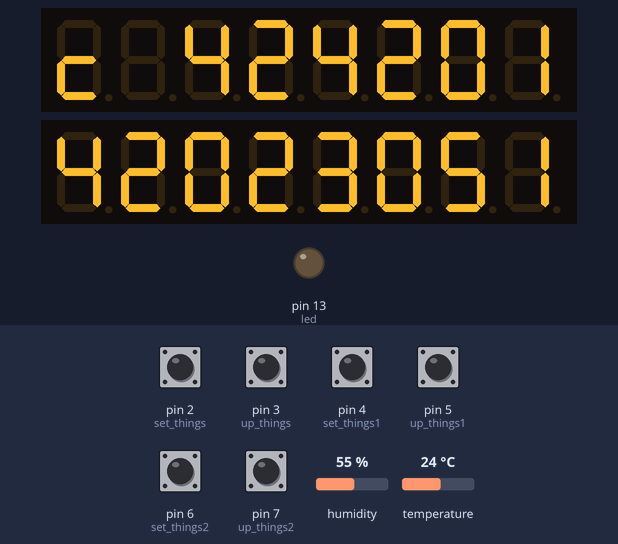
A sketch run on a simulated Arduino Uno, built with avr-gcc and run on an emulated ATmega328P. Shown: 2 × 8-digit seven-segment display, output pins drawn as LEDs (lit = HIGH). Dashed ring = blinking. The test bench sets the inputs (shaded band); at power-on: pin 2 (set_things), pin 3 (up_things), pin 4 (set_things1), pin 5 (up_things1), pin 6 (set_things2), pin 7 (up_things2) HIGH, temperature 24 °C, humidity 55 %. The local clock reads 2024-03-15 10:24:30 at power-on unless the sketch sets it.

Above: at 1.2 s.
1.3 s: temperature set to 12 °C
At 2.78 s:
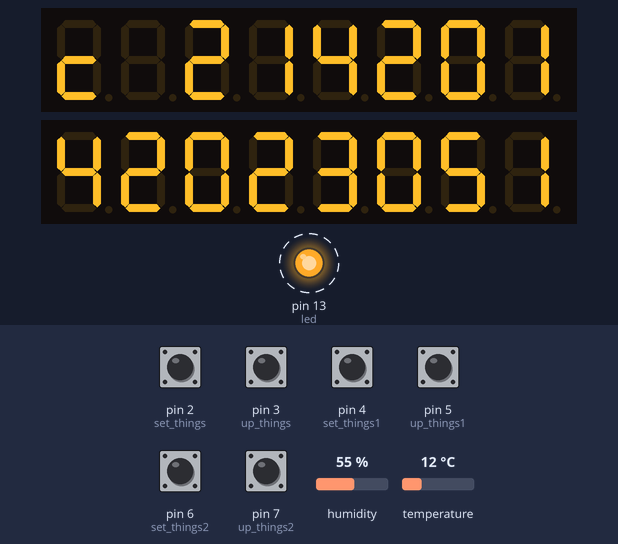
4.0 s: pin 2 (set_things) pulled LOW for 0.15 s
At 5.9 s:
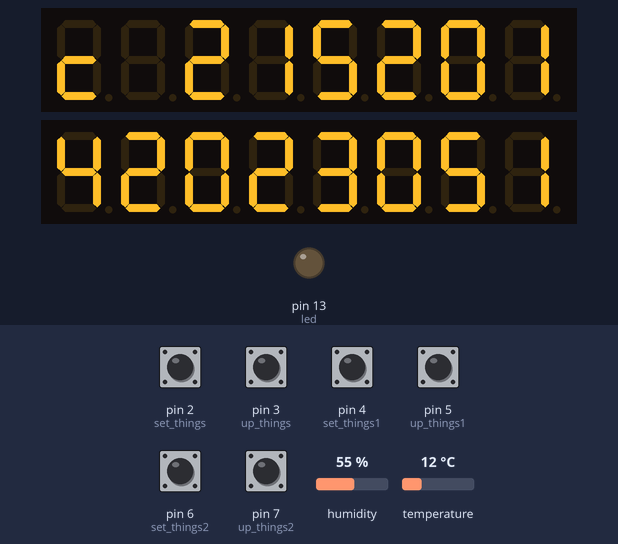
6.5 s: pin 3 (up_things) pulled LOW for 0.15 s
At 8.4 s:
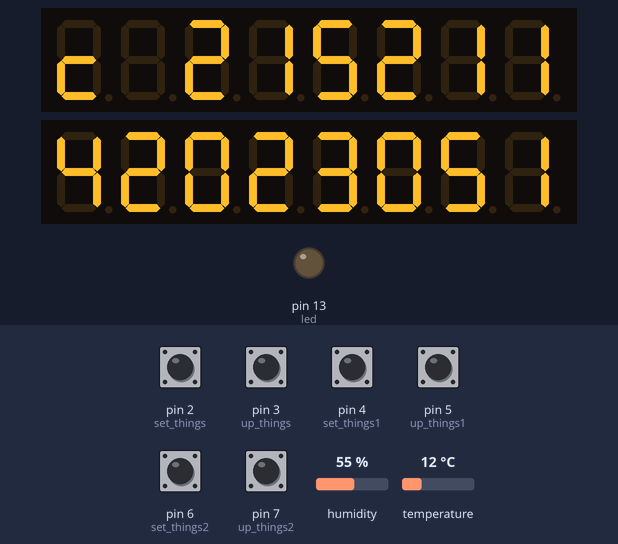
9.0 s: pin 4 (set_things1) pulled LOW for 0.15 s
At 10.9 s:
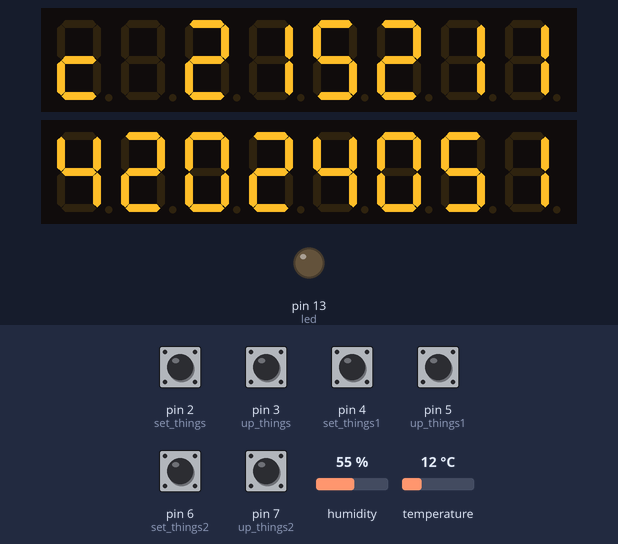
11.5 s: pin 5 (up_things1) pulled LOW for 0.15 s
At 12.8 s:
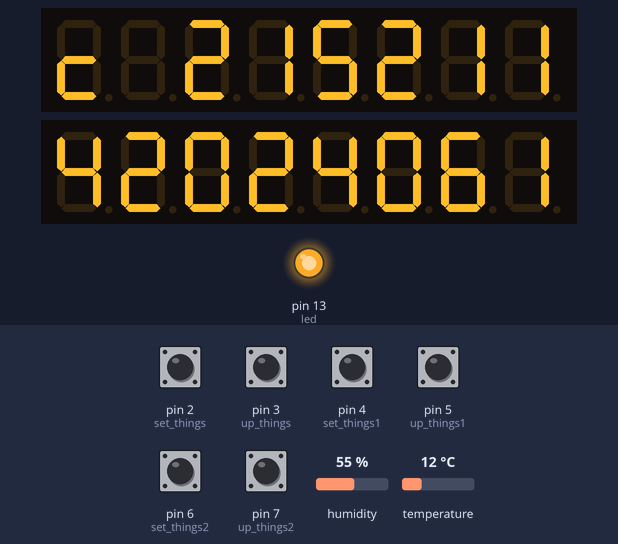
14.0 s: pin 6 (set_things2) pulled LOW for 0.15 s
At 15.9 s:
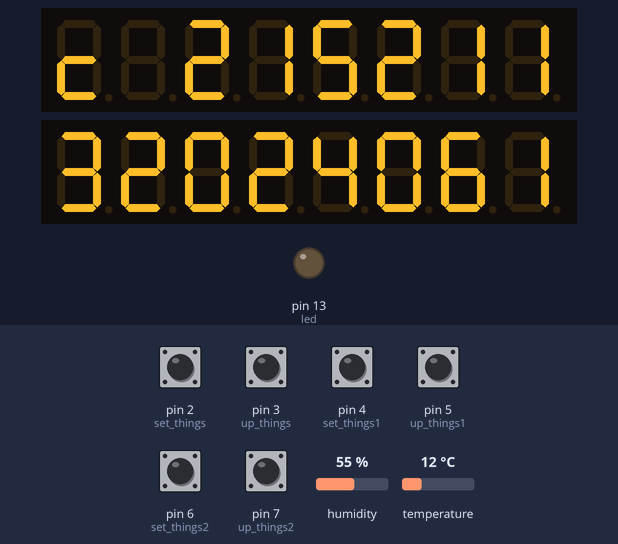
Timing chart, 0 to 17.5 s (numbered marks = the images above; inputs shaded):
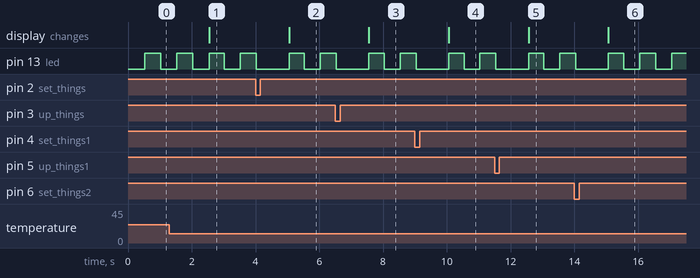

The sketch:

ledcontrol_aladeogo.ino
```cpp
#include <Wire.h>
#include <RTC.h>
static DS1307 RTC;

#include "DHT.h"
#define DHTPIN 9
#define DHTTYPE DHT11
DHT dht(DHTPIN, DHTTYPE);

#include "LedControl.h"
LedControl lc = LedControl(12, 11, 10, 2);

unsigned long set_times = millis(), timer = millis(), blink_time = millis(), up_times = millis();
int set_things = 2, up_things = 3, set_things1 = 4, up_things1 = 5, set_things2 = 6, up_things2 = 7, led = 13, which_one = 0, pressed = 0, led_blink = 0;
String dh, hr, mi, dy, mo, yr;
char char_array[17];
String SDIGIT;
long UP = 0;
void setup() {
  RTC.begin();

  dht.begin();

  pinMode(led, OUTPUT);
  pinMode(set_things, INPUT_PULLUP);
  pinMode(up_things, INPUT_PULLUP);
  pinMode(set_things1, INPUT_PULLUP);
  pinMode(up_things1, INPUT_PULLUP);
  pinMode(set_things2, INPUT_PULLUP);
  pinMode(up_things2, INPUT_PULLUP);

  int devices = lc.getDeviceCount();
  for (int i = 0; i < devices; i++) {
    lc.shutdown(i, false);
    lc.setIntensity(i, 8);
    lc.clearDisplay(i);
  }
}

void loop() {

  if (millis() > timer) {
    timer = millis() + 500;
    getAndDisplay();
  }
  if (digitalRead(up_things) == LOW) {
    pressed = 0;
    while (digitalRead(up_things) == LOW) {
      if (digitalRead(set_things) == LOW) {
        while (digitalRead(set_things) == LOW) {
          if (millis() > timer) {
            timer = millis() + 500;
            getAndDisplay();
          }
        }
        pressed = 1;
        UP = RTC.getHours() - 1;
        if (UP < 0) {
          UP = 23;
        }
        RTC.setHours(UP);
      }
      if (millis() > timer) {
        timer = millis() + 1000;
        getAndDisplay();
      }
    }
    if (pressed == 0) {
      UP = RTC.getHours() + 1;
      if (UP > 23) {
        UP = 0;
      }
      RTC.setHours(UP);
    }
  }
  else if (digitalRead(set_things) == LOW) {
    pressed = 0;
    while (digitalRead(set_things) == LOW) {
      if (digitalRead(up_things) == LOW) {
        while (digitalRead(up_things) == LOW) {
          if (millis() > timer) {
            timer = millis() + 1000;
            getAndDisplay();
          }
        }
        pressed = 1;
        UP = RTC.getMinutes() - 1;
        if (UP < 0) {
          UP = 59;
        }
        RTC.setMinutes(UP);
      }
      if (millis() > timer) {
        timer = millis() + 1000;
        getAndDisplay();
      }
    }
    if (pressed == 0) {
      UP = RTC.getMinutes() + 1;
      if (UP > 59) {
        UP = 0;
      }
      RTC.setMinutes(UP);
    }
  }
  else if (digitalRead(up_things1) == LOW) {
    pressed = 0;
    while (digitalRead(up_things1) == LOW) {
      if (digitalRead(set_things1) == LOW) {
        while (digitalRead(set_things1) == LOW) {
          if (millis() > timer) {
            timer = millis() + 1000;
            getAndDisplay();
          }
        }
        pressed = 1;
        UP = RTC.getDay() - 1;
        if (UP < 1) {
          UP = 31;
        }
        RTC.setDay(UP);
      }
      if (millis() > timer) {
        timer = millis() + 1000;
        getAndDisplay();
      }
    }
    if (pressed == 0) {
      UP = RTC.getDay() + 1;
      if (UP > 31) {
        UP = 1;
      }
      RTC.setDay(UP);
    }
  }
  else if (digitalRead(set_things1) == LOW) {
    pressed = 0;
    while (digitalRead(set_things1) == LOW) {
      if (digitalRead(up_things) == LOW) {
        while (digitalRead(up_things) == LOW) {
          if (millis() > timer) {
            timer = millis() + 1000;
            getAndDisplay();
          }
        }
        pressed = 1;
        UP = RTC.getMonth() - 1;
        if (UP < 1) {
          UP = 12;
        }
        RTC.setMonth(UP);
      }
      if (millis() > timer) {
        timer = millis() + 1000;
        getAndDisplay();
      }
    }
    if (pressed == 0) {
      UP = RTC.getMonth() + 1;
      if (UP > 12) {
        UP = 1;
      }
      RTC.setMonth(UP);
    }
  }
  else if (digitalRead(up_things2) == LOW) {
    while (digitalRead(up_things2) == LOW) {
      if (millis() > timer) {
        timer = millis() + 1000;
        getAndDisplay();
      }
    }
    UP = RTC.getYear() + 1;
    if (UP > 9999) {
      UP = 1000;
    }
    RTC.setYear(UP);
  }
  else if (digitalRead(set_things2) == LOW) {
    while (digitalRead(set_things2) == LOW) {
      if (millis() > timer) {
        timer = millis() + 1000;
        getAndDisplay();
      }
    }
    UP = RTC.getYear() - 1;
    if (UP < 1000) {
      UP = 9999;
    }
    RTC.setYear(UP);
  }
}


void getAndDisplay() {
  int ddd = dht.readTemperature();
  dh = String (ddd);
  hr = String (RTC.getHours());
  mi = String (RTC.getMinutes());
  dy = String (RTC.getDay());
  mo = String (RTC.getMonth());
  yr = String (RTC.getYear());
  if (dh == "0") {
    dh = "  ";
  }
  else if (dh.toInt() < 10) {
    dh = " " + dh;
  }
  if (hr == "0") {
    hr = "00";
  }
  else if (hr.toInt() < 10) {
    hr = "0" + hr;
  }
  if (mi == "0") {
    mi = "00";
  }
  else if (mi.toInt() < 10) {
    mi = "0" + mi;
  }
  if (dy == "0") {
    dy = "00";
  }
  else if (dy.toInt() < 10) {
    dy = "0" + dy;
  }
  if (mo == "0") {
    mo = "00";
  }
  else if (mo.toInt() < 10) {
    mo = "0" + mo;
  }
  if (yr == "0") {
    yr = "0000";
  }
  else if (yr.toInt() < 10) {
    yr = "000" + yr;
  }
  else if (yr.toInt() < 100) {
    yr = "00" + yr;
  }
  else if (yr.toInt() < 1000) {
    yr = "0" + yr;
  }
  if (dh.toInt() > 99) {
    SDIGIT = hr + mi + dh + "c" + dy + mo + yr;
  }
  else {
    SDIGIT = hr + mi + dh + " C" + dy + mo + yr;
  }
  SDIGIT.toCharArray(char_array, 17);
  for (int i = 0; i < 8; i++) {
    lc.setChar(0, i, char_array[i], false);
  }
  for (int i = 0, j = 8; i < 8; i++, j++) {
    lc.setChar(1, i, char_array[j], false);
  }
  if (led_blink == 1) {
    led_blink = 0;
    digitalWrite(led, HIGH);
  }
  else {
    led_blink = 1;
    digitalWrite(led, LOW);
  }
}
```

Measured:
- after the input at 1.3 s, the display: changes after 1.2 s (image 1)
- after the input at 4.0 s, the display: changes after 1.1 s (image 2)
- after the input at 6.5 s, the display: changes after 1.1 s (image 3)
- after the input at 9.0 s, the display: changes after 1.1 s (image 4)
- after the input at 11.5 s, the display: changes after 1.1 s (image 5)
- after the input at 14.0 s, the display: changes after 1.1 s (image 6)
- by itself, pin 13 (led): repeats every 0.98 s: HIGH 0.48 s, LOW 0.50 s
